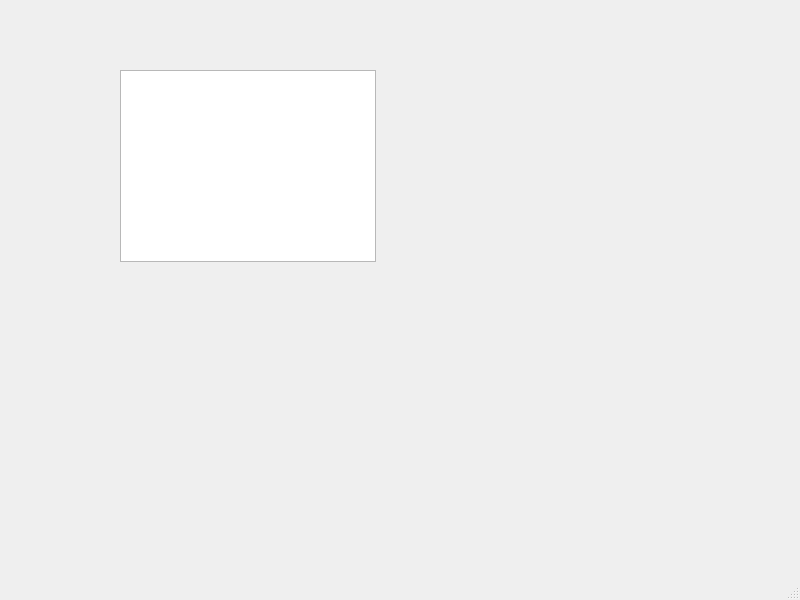
<?xml version="1.0" encoding="UTF-8"?>
<ui version="4.0">
 <class>MainWindow</class>
 <widget class="QMainWindow" name="MainWindow">
  <property name="geometry">
   <rect>
    <x>0</x>
    <y>0</y>
    <width>800</width>
    <height>600</height>
   </rect>
  </property>
  <property name="windowTitle">
   <string>MainWindow</string>
  </property>
  <widget class="QWidget" name="centralwidget">
   <widget class="QGraphicsView" name="mainView">
    <property name="geometry">
     <rect>
      <x>120</x>
      <y>70</y>
      <width>256</width>
      <height>192</height>
     </rect>
    </property>
   </widget>
  </widget>
  <widget class="QMenuBar" name="menubar">
   <property name="geometry">
    <rect>
     <x>0</x>
     <y>0</y>
     <width>800</width>
     <height>24</height>
    </rect>
   </property>
  </widget>
  <widget class="QStatusBar" name="statusbar"/>
 </widget>
 <resources/>
 <connections/>
</ui>
